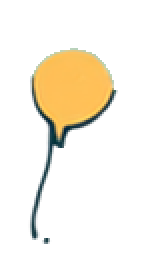
#> input picture docs/homepage/assets/art/canva/balloon-a.png, 72 x 130 px (shown 2 times larger)
$ python make-art-outline.py
#> lines starting #> are read from the running program, lines starting #| are printed output that depends on the picture; after the words box and inside, x2 and y2 are one past the last pixel; in counts of white or black regions, pixels touching at a corner belong together
#!/usr/bin/env python3
"""
カラーのイラストを「白抜き（線画）」に変える。白黒版のチラシ用。

  python3 scripts/make-art-outline.py

docs/homepage/assets/art/canva/*.png  →  docs/homepage/assets/art/canva-bw/*.png

★なぜ線画にするか
  塗りのまま白黒にすると、丘も家族も木も**灰色の塊**になる。
  A4の下半分が全部グレーになってトナーを食い、輪郭も分からない。
  線画にすると、形が残ってトナーはほとんど使わない。

★2026-09-19 作り直した。最初は「色の境目」を全部線にしていたが、
  服の水彩のにじみまで線になって、家族が**墨だらけ**になった。

  この絵は**もともと濃い線で描かれている。**明るさの分布を見ると:

      balloon-a  10%=48 → 20%=197   線と塗りがはっきり分かれる
      sun         5%=60 → 10%=169
      family     10%=49 → 20%= 71   線＋濃い服
      hills       2%=132            ← 濃い線が無い（水彩のにじみだけ）

  だから **描いてある線そのものを、明るさで抜く**のが正しい（ink）。
  丘だけは線が無いので、ならしてから輪郭を取る（edge）。
"""
import os, glob
import numpy as np
from PIL import Image
import cv2

SRC = 'docs/homepage/assets/art/canva'
DST = 'docs/homepage/assets/art/canva-bw'
UP  = 4            # 先に4倍にしてから線を取る（素材が小さく、紙では2200pxまで伸びる）
LINE = (30, 30, 30)

# ink  … 描いてある線を明るさで抜く。thr=しきい値 / speck=これより小さい粒は消す（元画素で）
# edge … 線が無い絵。ならしてから色の境目を取る。blur=ならしの強さ / step=量子化の粗さ
ART = {
  # 🔴 family は左右の小さい2体を落とす（drop_x）。
  #   元のCanva素材の時点で崩れていて、**線にすると人に見えない。**
  #   左（x 8〜35）は顔と腕がくっついた塊、右（x163〜185）は体が台形で脚が線1本。
  #   色がついていたから見えていなかっただけ。中央の3人は x38〜151 で完全に分かれている。
  #   落としても位置は1mmも動かない（キャンバスの大きさは変えない）。
  'family.png':    ('ink',  {'thr':  70, 'speck': 2,          # 2 より大きいと顔の目が消える
                             'drop_x': [(0, 38), (151, 9999)]}),
  'balloon-a.png': ('ink',  {'thr': 120, 'speck': 3, 'one_tail': 0.58}),
  'balloon-b.png': ('ink',  {'thr': 120, 'speck': 3, 'one_tail': 0.62}),
  'tree.png':      ('ink',  {'thr':  95, 'speck': 3}),
  'sun.png':       ('ink',  {'thr': 120, 'speck': 2}),
  # 薄い紙吹雪は濃い線を持っていない（明るさ最小208）。輪郭だけ取る
  'petals-a.png':  ('sil',  {}),
  'petals-c.png':  ('sil',  {}),
  'petals-b.png':  ('ink',  {'thr': 150, 'speck': 1}),
  'hills.png':     ('edge', {'blur': 31, 'step':128}),   # にじみの粒が残るので強めに
}
DEFAULT = ('ink', {'thr': 110, 'speck': 3})


def despeckle(mask, min_px):
    """小さい粒を消す。服の水彩のにじみが点々になって残るのを落とす。"""
    if min_px <= 1: return mask
    n, lab, stats, _ = cv2.connectedComponentsWithStats(mask, 8)
    keep = np.zeros_like(mask)
    for i in range(1, n):
        if stats[i, cv2.CC_STAT_AREA] >= min_px * UP * UP:
            keep[lab == i] = 1
    return keep


def single_tail(mask, keep_x):
    """ぶら下がる紐が2本に分かれている絵で、下側の分岐を1本に減らす。

    ★風船の紐は、元の絵ではリボンで**2本**描かれている。
      色がついていれば束に見えるが、線画にすると「線が二重」に見えてしまう。
      （2026-09-19 オーナー指摘「風船の紐は1本線に」）

    🔴 行ごとに「keep_x に近いほう」を選ぶだけだと、2本が交差する段で
      選ぶ先が飛び、**紐が 切れ切れになる**（一度そうなった）。
      **前の行で選んだ位置から追いかける**こと。

    🔴 紐が**横向き**の絵（balloon-b）では、行で走査すると1行が紐まるごとになり、
      太い塊になる。**紐の外接矩形が横長なら、転置して列で走査する。**
    """
    ys = np.flatnonzero(mask.any(axis=1)); xs = np.flatnonzero(mask.any(axis=0))
    if ys.size and xs.size and (xs.max() - xs.min()) > (ys.max() - ys.min()):
        return single_tail(mask.T, float(ys.mean())).T

    out = np.zeros_like(mask)
    prev = keep_x
    for y in range(mask.shape[0]):
        idx = np.flatnonzero(mask[y])
        if idx.size == 0:
            continue
        runs, st = [], idx[0]
        for a, b in zip(idx, idx[1:]):
            if b != a + 1:
                runs.append((st, a)); st = b
        runs.append((st, idx[-1]))
        best = min(runs, key=lambda r: abs((r[0] + r[1]) / 2 - prev))
        out[y, best[0]:best[1] + 1] = 1
        prev = (best[0] + best[1]) / 2      # ← 次の行はここから探す
    return out


def build(path):
    name = os.path.basename(path)
    mode, p = ART.get(name, DEFAULT)
    im = Image.open(path).convert('RGBA')
#> im is the input picture: PIL image 72x130 RGBA; mean R, G, B, A 59.2, 64.2, 51.8, 40.5
    w, h = im.size
#> w = 72; h = 130
    im = im.resize((w * UP, h * UP), Image.LANCZOS)
#> im: PIL image 288x520 RGBA
    arr = np.array(im)
    rgb, a = arr[..., :3], arr[..., 3]
    solid = (a > 128).astype(np.uint8)
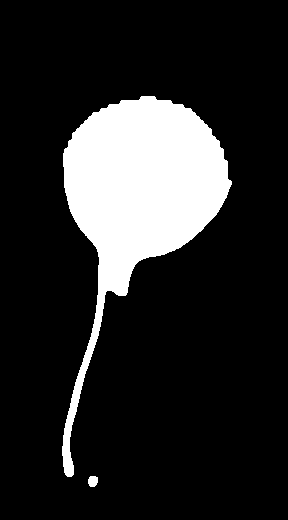
#> solid: shape (520, 288); values 0 (black) and 1 (white), 15.9% white; 2 white regions, box (x1, y1, x2, y2) and area: (62, 96, 232, 477) 23678, (88, 476, 98, 487) 93
    L = np.array(Image.fromarray(rgb).convert('L'))
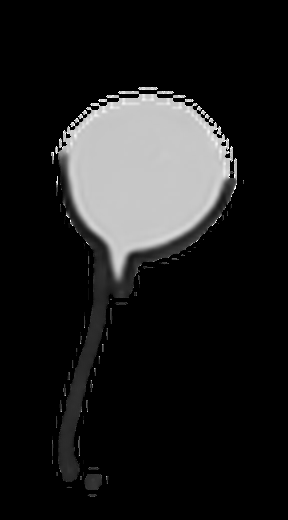
#> L: shape (520, 288); min 0, max 255, mean 30.2
    k = np.ones((3, 3), np.uint8)

    if mode == 'ink':
        # ★描いてある線だけだと、濃い線を持たない淡い形（風船の球・太陽の光・木の葉）が
        #   まるごと消える。**透明との境目（輪郭）も必ず足す。**
        e = ((L < p['thr']) & (solid > 0)).astype(np.uint8)
#> e: shape (520, 288); values 0 (black) and 1 (white), 3% white; 2 white regions, box (x1, y1, x2, y2) and area: (62, 155, 232, 477) 4336, (88, 476, 98, 487) 93
        e |= cv2.morphologyEx(solid, cv2.MORPH_GRADIENT, np.ones((UP, UP), np.uint8))
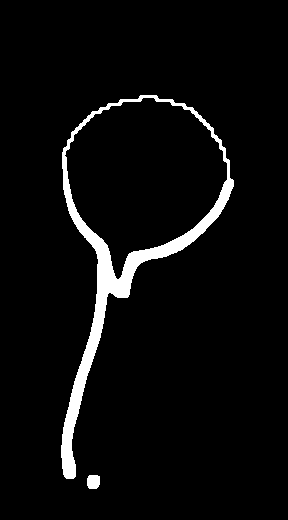
#> e: shape (520, 288); values 0 (black) and 1 (white), 4.6% white; 2 white regions, box (x1, y1, x2, y2) and area: (61, 95, 234, 479) 6658, (87, 475, 100, 489) 165
        e = despeckle(e, p['speck'])
#> in despeckle, `n, lab, stats, _ = cv2.connectedComponentsWithStats(mask, 8)`:
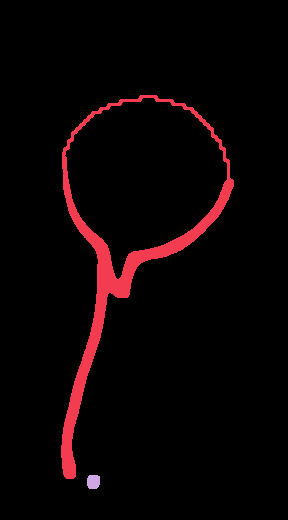
#> lab: shape (520, 288) int32; 3 distinct labels, from 0 to 2; one colour per label, 0 black
#> in despeckle, `n, lab, stats, _ = cv2.connectedComponentsWithStats(mask, 8)`: n = 3; stats = [[0, 0, 288, 520, 142937], [61, 95, 173, 384, 6658], [87, 475, 13, 14, 165]]
        if p.get('one_tail'):
            # 球の下端から下だけを対象にする（球の輪郭は2本に見えるので触らない）
            ys = np.flatnonzero(solid.any(axis=1))
#> ys = 391 values from 96 to 486
            cut = int(ys.min() + (ys.max() - ys.min()) * p['one_tail'])
#> cut = 322
            cx = float(np.flatnonzero(solid[cut:].any(axis=0)).mean()) if solid[cut:].any() else e.shape[1] / 2
#> cx = 81
            t = single_tail(e[cut:], cx)
#> in single_tail, `ys = np.flatnonzero(mask.any(axis=1))`: ys = 167 values from 0 to 166
#> in single_tail, `xs = np.flatnonzero(mask.any(axis=0))`: xs = 43 values from 61 to 103
#> in single_tail, `prev = keep_x`: prev = 81
#> the loop in single_tail, `for y in range(mask.shape[0]):` made 198 passes
#> (idx, best, prev) on passes 1 to 3: ([93, 94, 95, 96, 97, 98, 99, 100, 101, 102, 103], (93, 103), 98), ([92, 93, 94, 95, 96, 97, 98, 99, 100, 101, 102, 103], (92, 103), 97.5), ([92, 93, 94, 95, 96, 97, 98, 99, 100, 101, 102], (92, 102), 97)
#> after the loop in single_tail, `for y in range(mask.shape[0]):`:
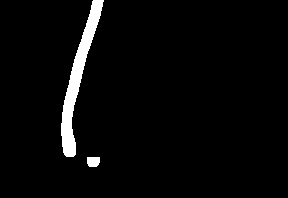
#> out: shape (198, 288); values 0 (black) and 1 (white), 3.4% white; 2 white regions, box (x1, y1, x2, y2) and area: (61, 0, 104, 157) 1824, (87, 157, 100, 167) 119
            # 追いかける途中で飛ぶと紐に隙間ができる。つないでおく
            # 🔴 つないだあとに元のマスクで AND すると、**橋渡しした画素ごと消える**。
            #   （一度それで隙間が残った。closing の結果をそのまま使う）
            t = cv2.morphologyEx(t, cv2.MORPH_CLOSE, np.ones((6 * UP, 6 * UP), np.uint8))
#> t: shape (198, 288); values 0 (black) and 1 (white), 3.5% white; 2 white regions, box (x1, y1, x2, y2) and area: (62, 0, 105, 158) 1869, (88, 158, 101, 168) 119
            e[cut:] = t
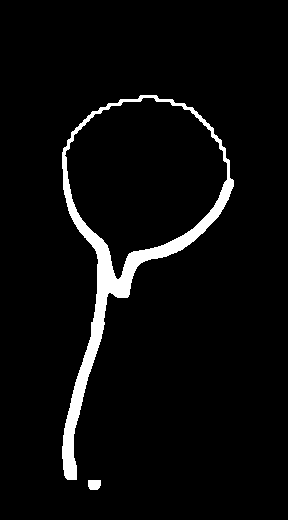
#> e: shape (520, 288); values 0 (black) and 1 (white), 4.6% white; 2 white regions, box (x1, y1, x2, y2) and area: (62, 95, 234, 480) 6703, (88, 480, 101, 490) 119
        # 🔴 ここで「塗りつぶされた面を中抜きして輪郭だけにする」ことを一度やったが、
        #   **腕・脚・風船の紐まで中抜きされて「管」になった**（2026-09-19）。
        #   子どもが人の形に見えなくなり、紐は二重線になった。
        #   中抜きはしない。代わりに**しきい値を下げて、塗りを拾わない**ようにする。
        #   （family は thr=96 だと父のズボンが黒く潰れる。70 なら線だけ残る）
    elif mode == 'sil':
        # 濃い線が無い絵。透明との境目だけを線にする
        e = cv2.morphologyEx(solid, cv2.MORPH_GRADIENT, np.ones((UP, UP), np.uint8))
    else:
        sm = cv2.medianBlur(rgb, p['blur'])
        q = (sm.astype(np.int32) // p['step'])
        lab = q[..., 0] * 10000 + q[..., 1] * 100 + q[..., 2]
        d = np.zeros_like(solid)
        d[:, :-1] |= (lab[:, :-1] != lab[:, 1:]).astype(np.uint8)
        d[:-1, :] |= (lab[:-1, :] != lab[1:, :]).astype(np.uint8)
        e = (d & cv2.erode(solid, k, iterations=2)) | cv2.morphologyEx(solid, cv2.MORPH_GRADIENT, k)
        e = despeckle(e, 40)   # 水彩の粒を落とす。稜線だけ残ればよい

    for x0, x1 in p.get('drop_x', []):
        e[:, x0 * UP: x1 * UP] = 0

    e = (e > 0).astype(np.uint8) * 255
    e = cv2.GaussianBlur(e, (3, 3), 0)
    out = np.zeros((*e.shape, 4), np.uint8)
    out[..., 0], out[..., 1], out[..., 2] = LINE
    out[..., 3] = e
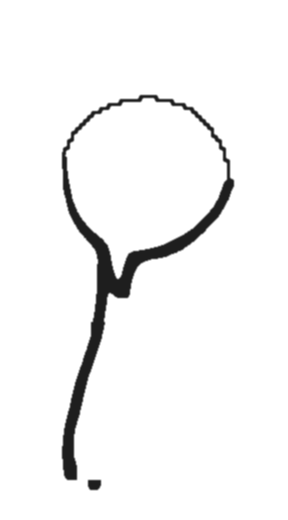
#> out: shape (520, 288, 4); mean of channels 0, 1, 2, 3 30, 30, 30, 11.6; transparent parts drawn white
    return Image.fromarray(out, 'RGBA'), mode


os.makedirs(DST, exist_ok=True)
for f in sorted(glob.glob(f'{SRC}/*.png')):
    img, mode = build(f)
#> mode = 'ink'
    n = os.path.basename(f)
    img.save(f'{DST}/{n}')
    ink = (np.array(img)[..., 3] > 0).mean() * 100
#> ink = 5.85
    print(f'  {n:16} {mode:4} {img.size[0]:4}x{img.size[1]:<4} 線の面積 {ink:4.1f}%')
#|   balloon-a.png    ink   288x520  線の面積  5.9%
#> pass 2 of the loop `for f in sorted(glob.glob(f'{SRC}/*.png')):`:
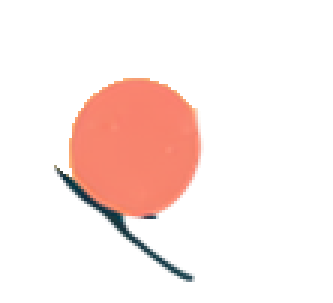
#> input picture docs/homepage/assets/art/canva/balloon-b.png, 111 x 101 px (shown 3 times larger)
#> in build, im is the input picture: PIL image 111x101 RGBA; mean R, G, B, A 69.5, 47.2, 34.6, 39.5
#> im: PIL image 444x404 RGBA
#> rgb: shape (404, 444, 3)
#> a: shape (404, 444)
#> solid: shape (404, 444); values 0 (black) and 1 (white), 15.5% white; 1 white region, box (x1, y1, x2, y2) and area: (72, 104, 267, 375) 27779
#> L: shape (404, 444)
#> in build (call 2), `e |= cv2.morphologyEx(solid, cv2.MORPH_GRADIENT, np.ones((UP, UP), np...`:
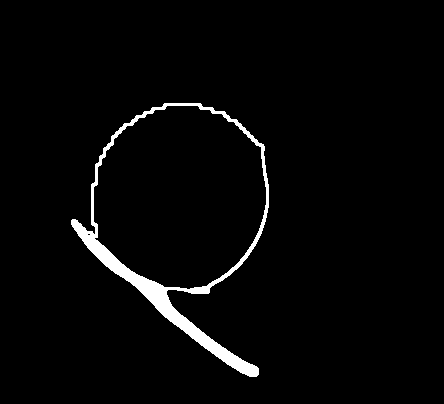
#> e: shape (404, 444); values 0 (black) and 1 (white), 2.8% white; 1 white region, box (x1, y1, x2, y2) and area: (71, 103, 269, 377) 4974
#> in build (call 2), `ys = np.flatnonzero(solid.any(axis=1))`: ys = 271 values from 104 to 374
#> cut = 271
#> cx = 186
#> t: shape (133, 444); values 0 (black) and 1 (white), 4.2% white; 1 white region, box (x1, y1, x2, y2) and area: (114, 0, 260, 107) 2451
#> in build (call 2), `out[..., 3] = e`:
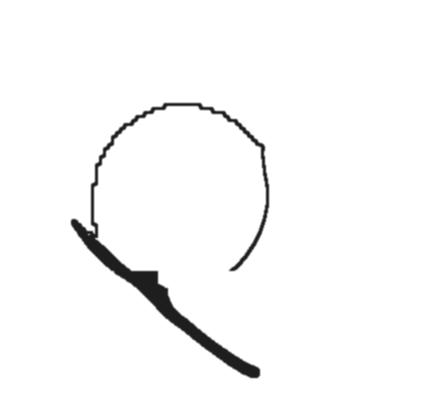
#> out: shape (404, 444, 4); mean of channels 0, 1, 2, 3 30, 30, 30, 6.9; transparent parts drawn white
#> ink = 3.66
#|   balloon-b.png    ink   444x404  線の面積  3.7%
#> pass 3 of the loop `for f in sorted(glob.glob(f'{SRC}/*.png')):`:
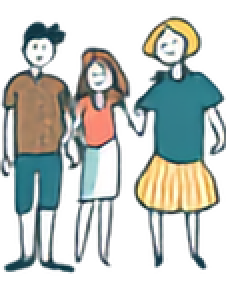
#> input picture docs/homepage/assets/art/canva/family-3.png, 113 x 144 px (shown 2 times larger)
#> in build, im is the input picture: PIL image 113x144 RGBA; mean R, G, B, A 69.5, 78.1, 74.3, 126.2
#> im: PIL image 452x576 RGBA
#> rgb: shape (576, 452, 3)
#> a: shape (576, 452)
#> solid: shape (576, 452); values 0 (black) and 1 (white), 49.9% white; 1 white region, box (x1, y1, x2, y2) and area: (3, 35, 452, 544) 129854
#> L: shape (576, 452)
#> in despeckle (call 3), `n, lab, stats, _ = cv2.connectedComponentsWithStats(mask, 8)`:
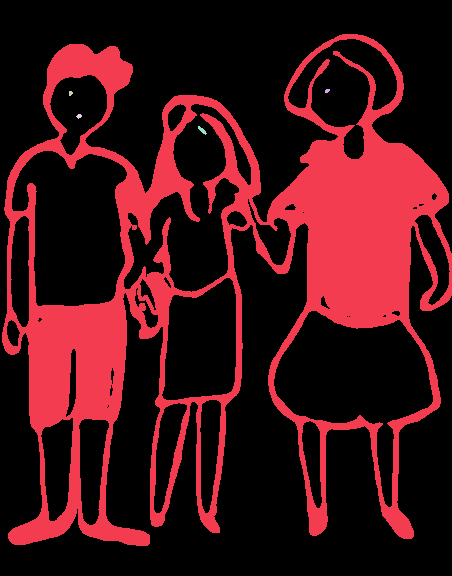
#> lab: shape (576, 452) int32; 6 distinct labels, from 0 to 5; one colour per label, 0 black
#> n = 6; stats = [[0, 0, 452, 576, 191151], [2, 34, 450, 512, 69116], [325, 89, 5, 4, 16], [69, 91, 4, 5, 16], [76, 114, 6, 5, 19], [198, 126, 9, 9, 34]]
#> in build (call 3), `out[..., 3] = e`:
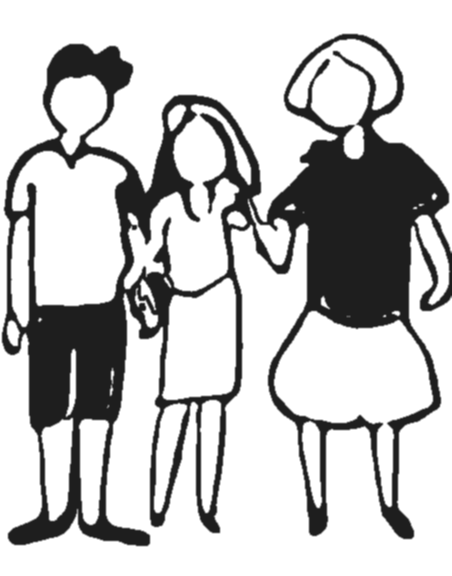
#> out: shape (576, 452, 4); mean of channels 0, 1, 2, 3 30, 30, 30, 67.7; transparent parts drawn white
#> ink = 31.35
#|   family-3.png     ink   452x576  線の面積 31.4%
